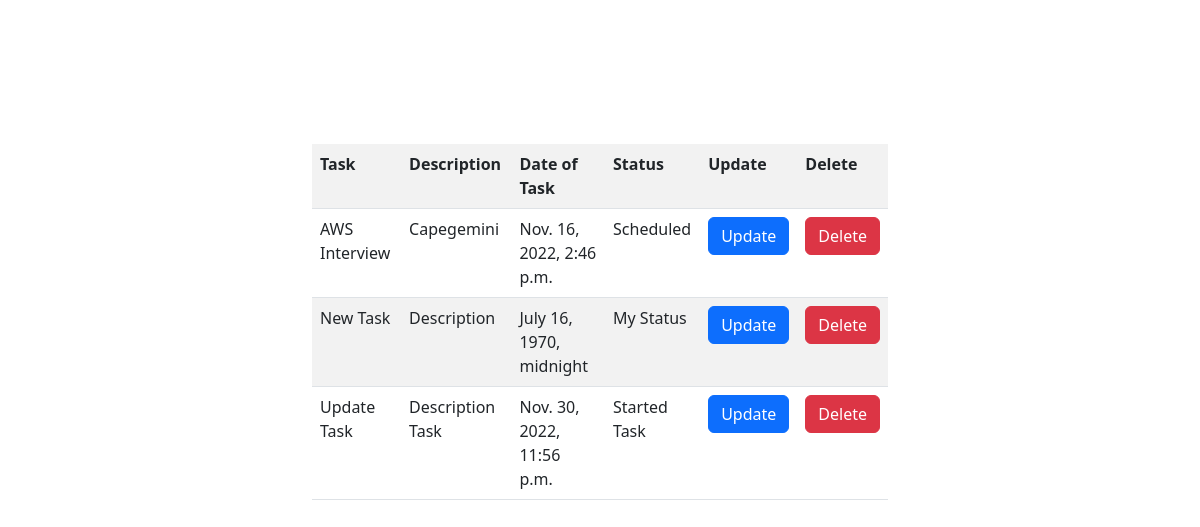
The page /todo/tasks/ on the database as committed earlier.
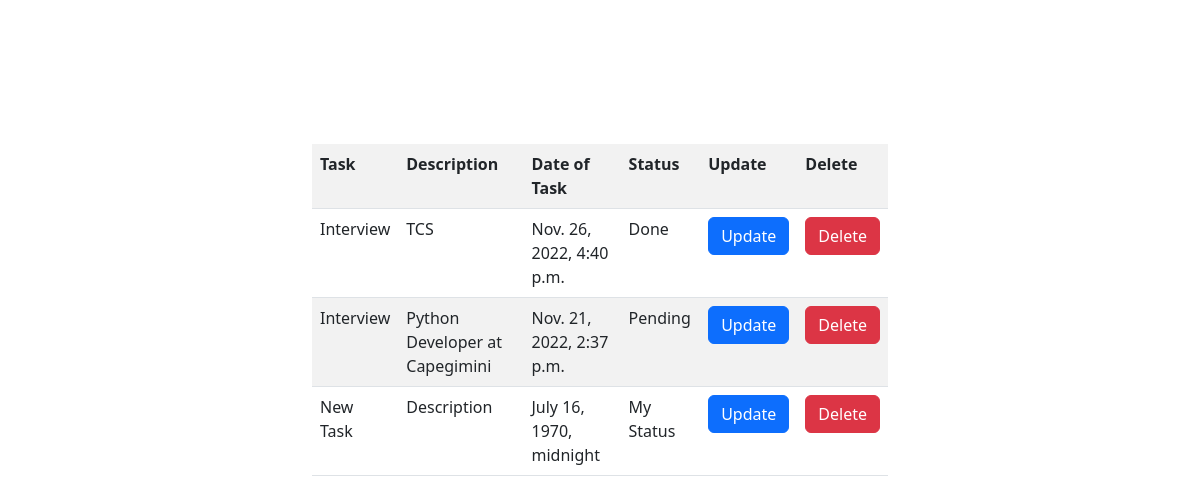
The same page on the database as committed later.
### todoapp/models.py (models this page shows)
class TodoModel(models.Model):
    task = models.CharField(max_length=200)
    description = models.CharField(max_length=200)
    status = models.CharField(max_length=200)
    dateoftask = models.DateTimeField()

### todoapp/views.py (the view)
# urls.py: path('tasks/', views.alltasks),
def alltasks(request):
    data = TodoModel.objects.all().order_by('id').reverse()
    return render(request, "alltasks.html", {"tasks": data})

### templates/alltasks.html (shortened to what this page needs)
{% extends "base/base.html" %}
{% block content %}
<div class="row">
    <div class="col-md-3"></div>
    <div class="col-md-6">
        <table class="table table-striped table-hover">
            <tr>
                <th>Task</th>
                <th>Description</th>
                <th>Date of Task</th>
                <th>Status</th>
                <th>Update</th>
                <th>Delete</th>
            </tr>
            {% for task in tasks %}
            <tr>
                <td>{{task.task}}</td>
                <td>{{task.description}}</td>
                <td>{{task.dateoftask}}</td>
                <td>{{task.status}}</td>
                <td><a class="btn btn-primary" href="/update?id={{task.id}}">Update</a></td>
                <td><a class="btn btn-danger" href="/delete?id={{task.id}}">Delete</a></td>
            </tr>
            <br>
            {% endfor %}
        </table>
    </div>
    <div class="col-md-3"></div>
</div>
{% endblock %}

### templates/base/base.html (shortened to what this page needs)
<!doctype html>
<html lang="en">
  <head>
    <link href="https://cdn.jsdelivr.net/npm/bootstrap@5.2.2/dist/css/bootstrap.min.css" rel="stylesheet">
  </head>
  <body>
  <br>
  <br>
  <br>
    <div class="container-fluid">
        {% block content %}{% endblock %}
</div>
  </body>
</html>

Rows that differ between the two databases and show on the page:
removed TodoModel: task "AWS Interview", description "Capegemini", dateoftask "Nov. 16, 2022, 2:46 p.m.", status "Scheduled"
removed TodoModel: task "Update Task", description "Description Task", dateoftask "Nov. 30, 2022, 11:56 p.m.", status "Started Task"
added TodoModel: task "Interview", description "TCS", dateoftask "Nov. 26, 2022, 4:40 p.m.", status "Done"
added TodoModel: task "Interview", description "Python Developer at Capegimini", dateoftask "Nov. 21, 2022, 2:37 p.m.", status "Pending"
